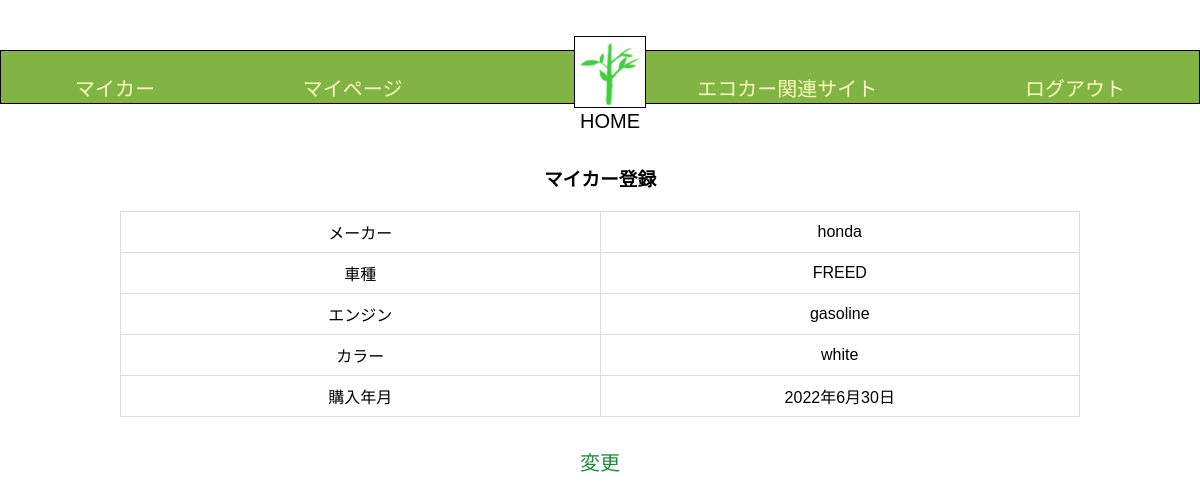
Screenshot of /Edrive/my_car/1 (signed in) with the database file from the repository.
### Edrive/models.py (models this page shows)
class BaseModel(models.Model):
    created_at = models.DateTimeField(auto_now_add=True)
    updated_at = models.DateTimeField(auto_now=True)
    class Meta:
        abstract = True

class MyCars(BaseModel):
    name = models.CharField(max_length=1000, default='default_name')
    user = models.ForeignKey(User, related_name='mycars', on_delete=models.CASCADE)
    car_model = models.ForeignKey(CarModels, on_delete=models.CASCADE,null=True)
    purchase_on = models.DateField(null=True)
    next_oil_change_on = models.DateField(null=True)
    next_inspection_on = models.DateField(null=True)
    target_fuel_efficiency = models.FloatField(null=True, blank=True)
    class Meta:
        db_table = 'my_cars'

class CarModels(BaseModel):
    name = models.CharField(max_length=1000, default='default_name')
    manufacturer = models.ForeignKey(Manufacturers, on_delete=models.CASCADE, null=True, )
    car_model_name = models.CharField(max_length=120)
    engine_type = models.CharField(max_length=50)
    color = models.CharField(max_length=150)
    average_fuel_efficiency = models.FloatField(null=True, default=None)
    car_group = models.CharField(max_length=200, null=True, default=None)
    class Meta:
        db_table = 'car_models'

class Manufacturers(BaseModel):
    name = models.CharField(max_length=1000, default='default_name')
    manufacturer_name = models.CharField(max_length=70)
    class Meta:
        db_table = 'manufacturers'

### Edrive/views.py (the view)
# urls.py: path('my_car/<int:pk>',MyCarView.as_view(), name = 'my_car'),
class  MyCarView(LoginRequiredMixin,View):
    template_name = 'my_car.html'
    def get(self, request, *args, **kwargs):
        user = request.user
        user_instance = Users.objects.get(email=user.email)
        my_car = MyCars.objects.filter(user=user_instance).first()
        context = {
             'user':user_instance,
             'mycars_instance': my_car,
        }
        return render(request, self.template_name, context)

### templates/my_car.html (shortened to what this page needs)
{% load static %}
<!DOCTYPE html>
<html lang="ja">
   <head>
      <link rel="stylesheet" href="{% static 'css/style.css' %}">
   </head>
   <body>
       <header class="header-container">
      <nav class="navbar navbar-expand-lg navbar-light bg-light">
        <a class="navbar-brand" href="{% url 'Edrive:my_car' user.pk %}">マイカー</a>
        <a class="navbar-brand" href="{% url 'Edrive:mypage' user.pk %}">マイページ</a>
        <div class="logo">
        <a href="{% url 'Edrive:home' %}" class="home-link">
             <img src = "{% get_media_prefix %}shinryoku.png"  alt = "ホーム">
             <p>HOME</p>
        </a>
        </div>
        <a class="navbar-brand" href="{% url 'Edrive:eco_car_site' %}">エコカー関連サイト</a>
        <a class="navbar-brand" href="{% url 'Edrive:login' %}">ログアウト</a>
      </nav>
      </header>
        <div class="car-info">
        <h3>マイカー登録</h3>
            <table class="table table-bordered">
            <tbody>
                <tr>
                    <td style="width: 30%;">メーカー</td>
                    <td style="width: 30%;">{{ mycars_instance.car_model.manufacturer.manufacturer_name }}</td>
                </tr>
                <tr>
                    <td>車種</td>
                    <td>{{ mycars_instance.car_model.car_model_name }}</td>
                </tr>
                <tr>
                    <td>エンジン</td>
                    <td>{{ mycars_instance.car_model.engine_type }}</td>
                </tr>
                <tr>
                    <td>カラー</td>
                    <td>{{ mycars_instance.car_model.color }}</td>
                </tr>
                <tr>
                    <td>購入年月</td>
                    <td>{{ mycars_instance.purchase_on }}</td>
                </tr>
            </tbody>
            </table>
        <nav>
          <a class="navbar-brand" href="{% url 'Edrive:mycar_detail' user.pk %}">変更</a>
        </nav>
        </div>
    </body>
</html>

### static/css/style.css (style rules this page uses)
body { font-family: Arial, sans-serif; margin: 0; padding: 0; }
.header-container { text-align: center; background-color: #81b445; padding: 1px 0; margin-top: 50px; position: relative; border:1px solid black; height:auto; }
.header-container a.navbar-brand { color: #fafdbd; text-decoration: none; font-weight: 400; padding: 0.5px; justify-content: space-around; }
.logo img { width:70px; height: 70px; border: 1px solid black; }
.navbar-brand { font-size: 20px; color: #fafdbd; display: flex; margin: 0; }
.navbar { display: flex; justify-content: space-around; align-items: center; padding: 0; margin: 10px 0 0 0; }
.logo .home-link { display: flex; flex-direction: column; align-items: center; position: absolute; text-decoration: none; margin: 0 10px; top: -15px; left: 50%; transform: translateX(-50%); width: 80px; height: 80px; }
.logo p { margin: 2px 0 100px 0; font-size: 20px; color: #000000; font-weight:400; }
.navbar-brand { display: flex; text-align: center; margin-top: 10px; }
.car-info h3 { margin-top: 60px; margin-bottom: 20px; text-align: center; }
.car-info .navbar-brand { color: #208b40; text-decoration: none; font-size:20px; display: block; margin: 30px auto; text-align: center; width:max-content; }
.table-bordered { width: 80%; margin: 0 auto; border-collapse: collapse; }
.table-bordered td, .table-bordered th { border: 1px solid #ddd; padding: 8px; text-align: center; width: auto; }

### rows the page displays
MyCars: car_model.manufacturer.manufacturer_name "honda", car_model.car_model_name "FREED", car_model.engine_type "gasoline", car_model.color "white", purchase_on "2022年6月30日"
